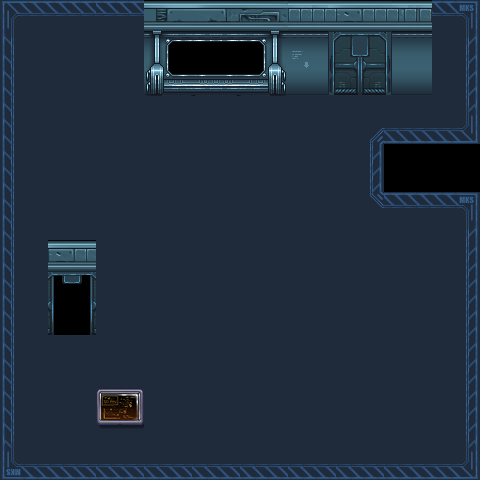

Tiled map render using the project's own tile images. Description and the whole map definition, tile-layer contents included, below:
An orthogonal 10x10 tile map with 48x48 px tiles, 2 tile layers (Tile Layer 1, Tile Layer 2).

<map version="1.2" tiledversion="1.3.3" orientation="orthogonal" renderorder="right-down" width="10" height="10" tilewidth="48" tileheight="48" infinite="0" nextlayerid="3" nextobjectid="1">
 <tileset firstgid="1" source="future_industry_tiles/scifi_space_rpg_tiles_48.tsx" />
 <layer id="1" name="Tile Layer 1" width="10" height="10">
  <data encoding="csv">
62,63,63,63,63,63,63,63,63,64,
70,71,71,71,71,71,71,71,71,72,
70,71,71,71,71,71,71,87,79,80,
70,71,71,71,71,71,71,72,0,0,
70,71,71,71,71,71,71,95,63,64,
70,71,71,71,71,71,71,71,71,72,
70,71,71,71,71,71,71,71,71,72,
70,71,71,71,71,71,71,71,71,72,
70,71,71,71,71,71,71,71,71,72,
78,79,79,79,79,79,79,79,79,80
</data>
 </layer>
 <layer id="2" name="Tile Layer 2" width="10" height="10">
  <data encoding="csv">
0,0,0,41,42,43,91,92,93,0,
0,0,0,49,50,51,99,100,101,0,
0,0,0,0,0,0,0,0,0,0,
0,0,0,0,0,0,0,0,0,0,
0,0,0,0,0,0,0,0,0,0,
0,108,0,0,0,0,0,0,0,0,
0,116,0,0,0,0,0,0,0,0,
0,0,0,0,0,0,0,0,0,0,
0,0,106,0,0,0,0,0,0,0,
0,0,0,0,0,0,0,0,0,0
</data>
 </layer>
</map>
